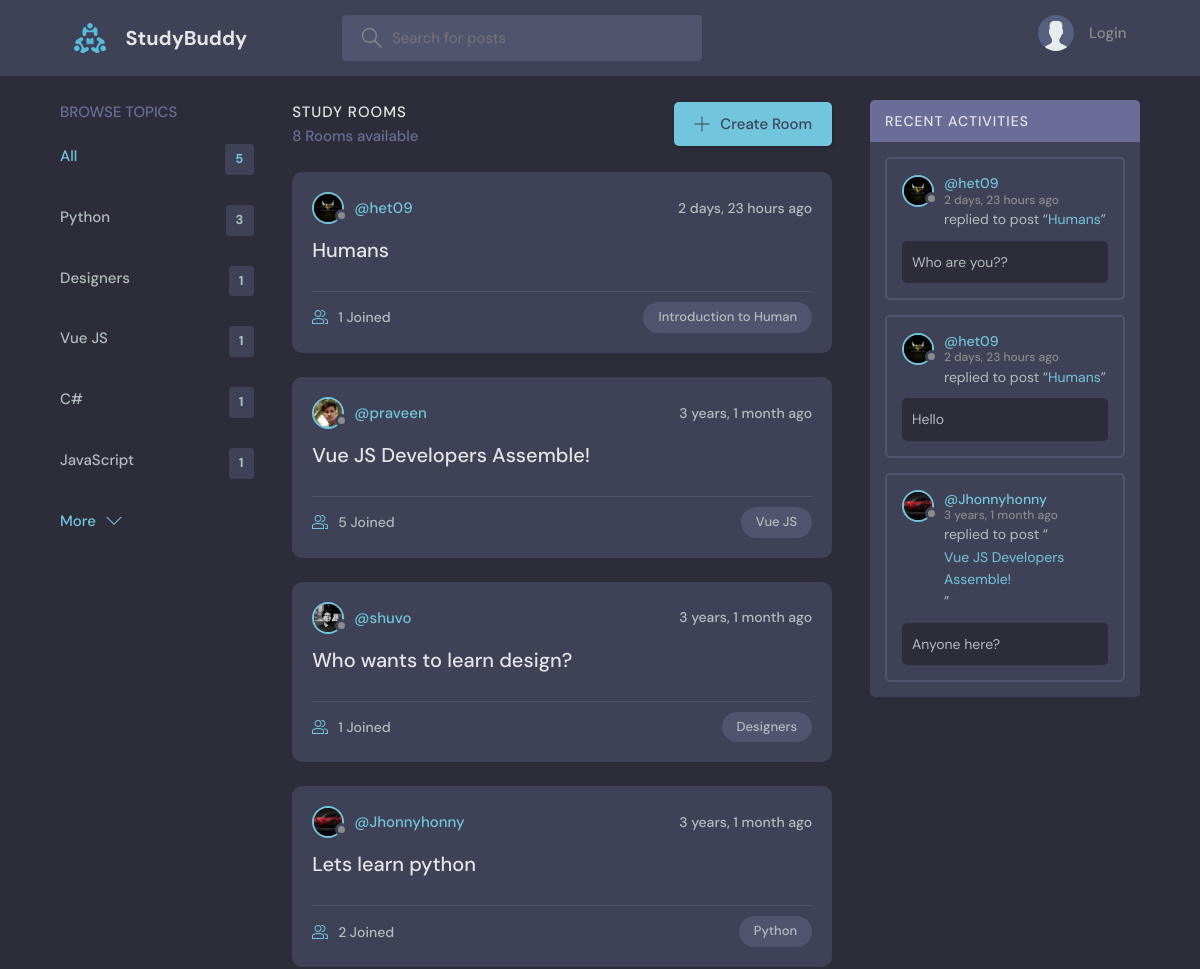
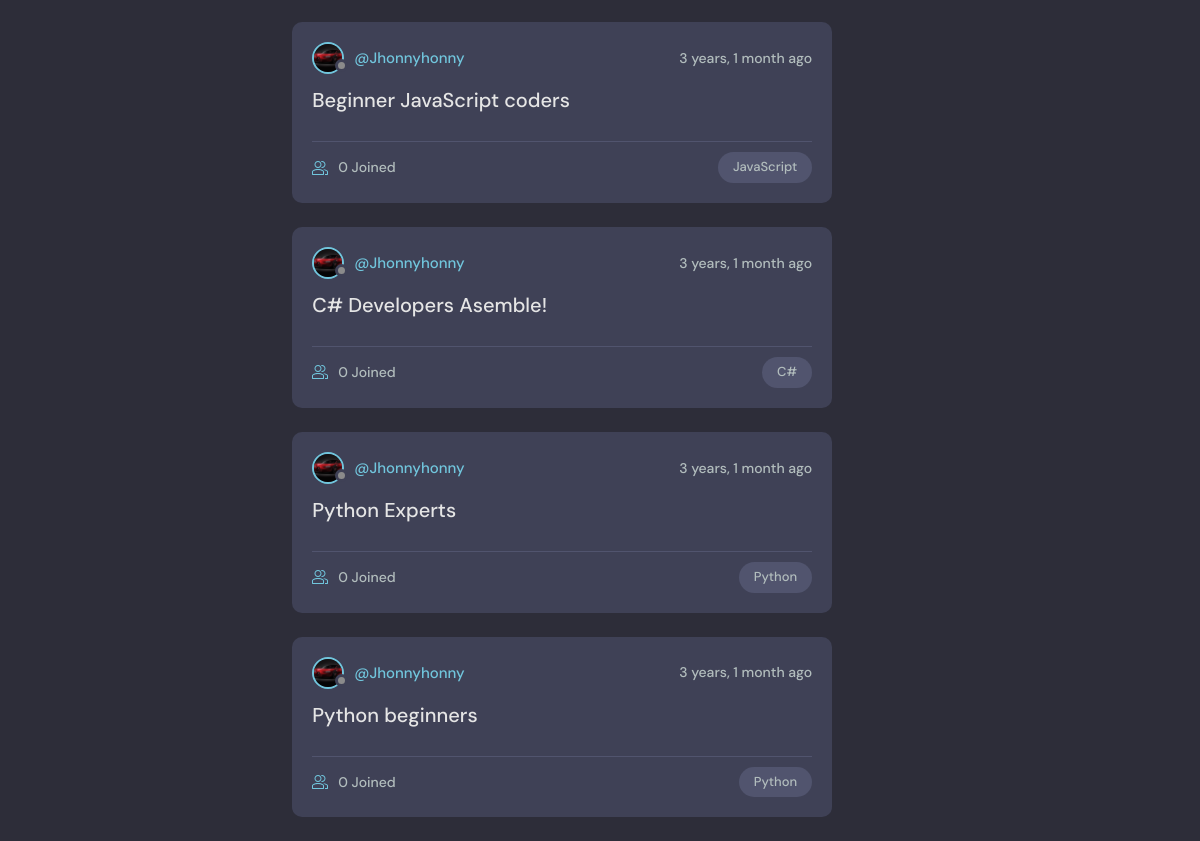
Before: / with the older database file (2 pictures, top to bottom).
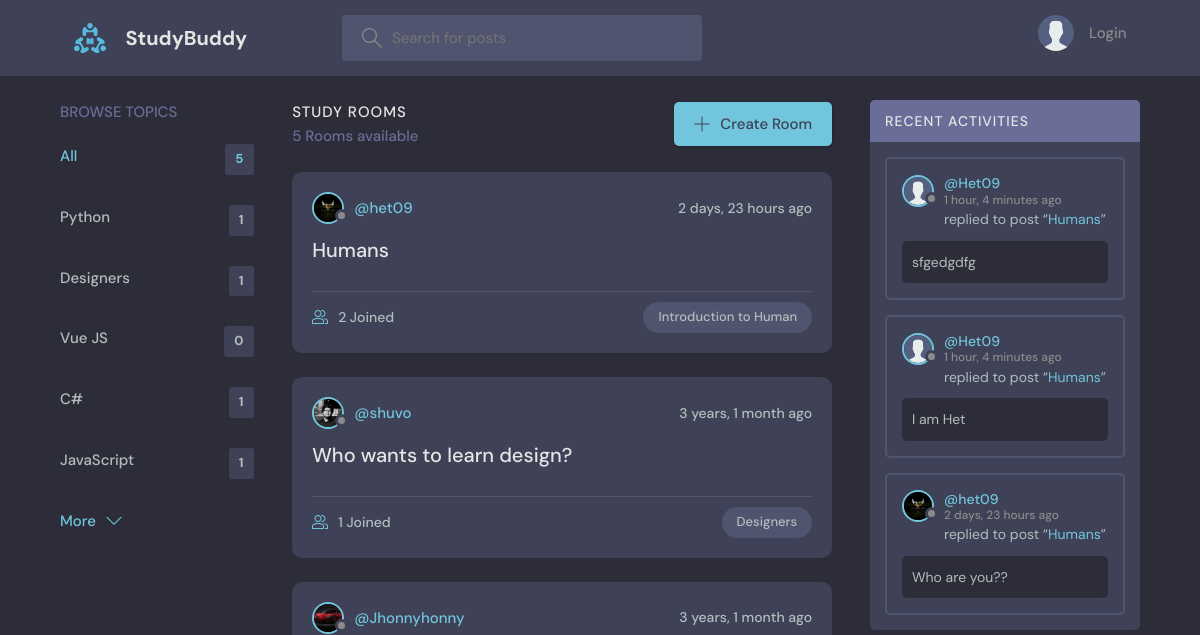
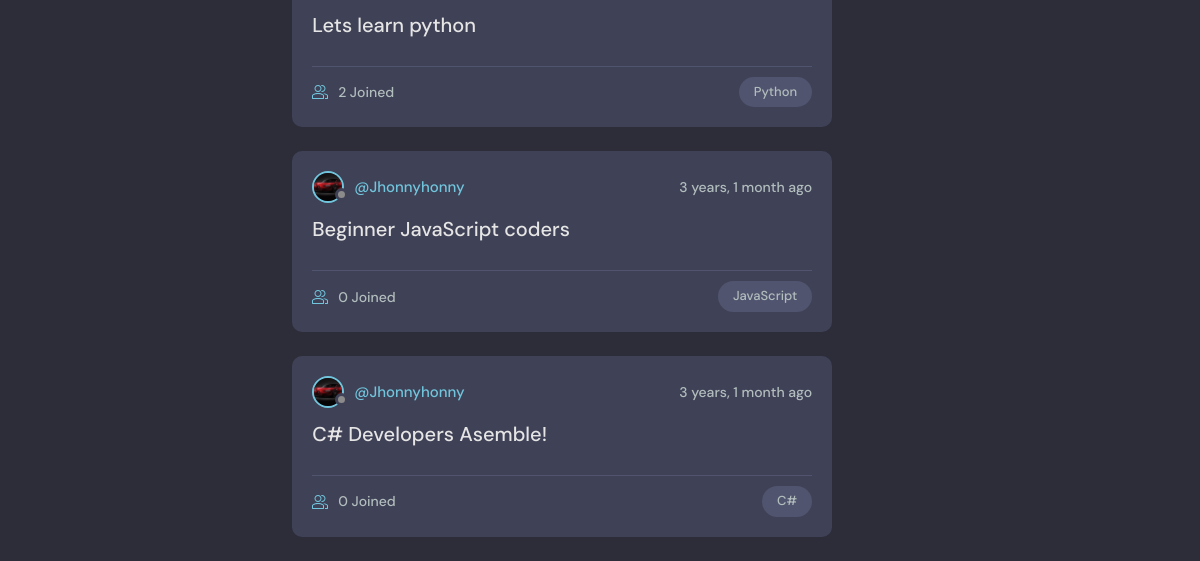
After: the same page with the newer database file (2 pictures, top to bottom).
### base/models.py (models this page shows, shortened)
class Topic(models.Model):
    name = models.CharField(max_length=200)

class Room(models.Model):
    host = models.ForeignKey(User, on_delete=models.SET_NULL, null=True)
    topic = models.ForeignKey(Topic, on_delete=models.SET_NULL, null=True)
    name = models.CharField(max_length=200)
    description = models.TextField(null=True, blank=True)
    participants = models.ManyToManyField(
        User, related_name='participants', blank=True)
    updated = models.DateTimeField(auto_now=True)
    created = models.DateTimeField(auto_now_add=True)
    class Meta:
        ordering = ['-updated', '-created']
    def __str__(self):
        return self.name

class User(AbstractUser):
    name = models.CharField(max_length=200, null=True)
    email = models.EmailField(unique=True, null=True)
    bio = models.TextField(null=True)
    avatar = models.ImageField(null=True, default="avatar.svg")
    USERNAME_FIELD = 'username'
    REQUIRED_FIELDS = []

class Message(models.Model):
    user = models.ForeignKey(User, on_delete=models.CASCADE)
    room = models.ForeignKey(Room, on_delete=models.CASCADE)
    body = models.TextField()
    updated = models.DateTimeField(auto_now=True)
    created = models.DateTimeField(auto_now_add=True)
    class Meta:
        ordering = ['-updated', '-created']

### base/views.py (the view)
# urls.py: path('', views.home, name="home"),
def home(request):
    q = request.GET.get('q') if request.GET.get('q') != None else ''
    rooms = Room.objects.filter(
        Q(topic__name__icontains=q) |
        Q(name__icontains=q) |
        Q(description__icontains=q)
    )
    topics = Topic.objects.all()[0:5]
    room_count = rooms.count()
    room_messages = Message.objects.filter(
        Q(room__topic__name__icontains=q))[0:3]
    context = {'rooms': rooms, 'topics': topics,
               'room_count': room_count, 'room_messages': room_messages}
    return render(request, 'base/home.html', context)

### base/templates/base/home.html (shortened to what this page needs)
{% extends 'main.html' %}
{% block content %}
<main class="layout layout--3">
  <div class="container">
    {% include 'base/topics_component.html' %}
    <div class="roomList">
      <div class="roomList__header">
        <div>
          <h2>Study Rooms</h2>
          <p>{{room_count}} Rooms available</p>
        </div>
        <a class="btn btn--main" href="{% url 'create-room' %}">
          <svg version="1.1" xmlns="http://www.w3.org/2000/svg" width="32" height="32" viewBox="0 0 32 32">
            <title>add</title>
            <path
              d="M16.943 0.943h-1.885v14.115h-14.115v1.885h14.115v14.115h1.885v-14.115h14.115v-1.885h-14.115v-14.115z">
            </path>
          </svg>
          Create Room
        </a>
      </div>
      {% include 'base/feed_component.html' %}
    </div>
    {% include 'base/activity_component.html' %}
  </div>
</main>
{% endblock %}

### base/templates/base/topics_component.html
<div class="topics">
    <div class="topics__header">
        <h2>Browse Topics</h2>
    </div>
    <ul class="topics__list">
        <li>
            <a href="{% url 'home' %}" class="active">All <span>{{topics.count}}</span></a>
        </li>
        {% for topic in topics %}
        <li>
            <a href="{% url 'home' %}?q={{topic.name}}">{{topic.name}}<span>{{topic.room_set.all.count}}</span></a>
        </li>
        {% endfor %}
    </ul>
    <a class="btn btn--link" href="{% url 'topics' %}">
        More
        <svg version="1.1" xmlns="http://www.w3.org/2000/svg" width="32" height="32" viewBox="0 0 32 32">
            <title>chevron-down</title>
            <path d="M16 21l-13-13h-3l16 16 16-16h-3l-13 13z"></path>
        </svg>
    </a>
</div>

### base/templates/base/feed_component.html (shortened to what this page needs)
{% for room in rooms %}
<div class="roomListRoom">
    <div class="roomListRoom__header">
        <a href="{% url 'user-profile' room.host.id %}" class="roomListRoom__author">
            <div class="avatar avatar--small">
                <img src="{{room.host.avatar.url}}" />
            </div>
            <span>@{{room.host.username}}</span>
        </a>
        <div class="roomListRoom__actions">
            <span>{{room.created|timesince}} ago</span>
        </div>
    </div>
    <div class="roomListRoom__content">
        <a href="{% url 'room' room.id %}">{{room.name}}</a>
    </div>
    <div class="roomListRoom__meta">
        <a href="{% url 'room' room.id %}" class="roomListRoom__joined">
            {{room.participants.all.count}} Joined
        </a>
        <p class="roomListRoom__topic">{{room.topic.name}}</p>
    </div>
</div>
{% endfor %}

### base/templates/base/activity_component.html (shortened to what this page needs)
<div class="activities">
    <div class="activities__header">
        <h2>Recent Activities</h2>
    </div>
    {% for message in room_messages %}
    <div class="activities__box">
        <div class="activities__boxHeader roomListRoom__header">
            <a href="{% url 'user-profile' message.user.id %}" class="roomListRoom__author">
                <div class="avatar avatar--small">
                    <img src="{{message.user.avatar.url}}" />
                </div>
                <p>
                    @{{message.user.username}}
                    <span>{{message.created|timesince}} ago</span>
                </p>
            </a>
        </div>
        <div class="activities__boxContent">
            <p>replied to post “<a href="{% url 'room' message.room.id %}">{{message.room}}</a>”</p>
            <div class="activities__boxRoomContent">{{message.body}}</div>
        </div>
    </div>
    {% endfor %}
</div>

Changed rows visible on the page:
removed Room: host.avatar (picture), host.username "praveen", created "3 years, 1 month", name "Vue JS Developers Assemble!", participants.all.count "5", topic.name "Vue JS"
removed Room: host.avatar (picture), host.username "Jhonnyhonny", created "3 years, 1 month", name "Python Experts", participants.all.count "0", topic.name "Python"
removed Room: host.avatar (picture), host.username "Jhonnyhonny", created "3 years, 1 month", name "Python beginners", participants.all.count "0", topic.name "Python"
no longer on this page (row unchanged): Message: user.avatar (picture), user.username "het09", created "2 days, 23 hours", room "Humans", body "Hello"
removed Message: user.avatar (picture), user.username "Jhonnyhonny", created "3 years, 1 month", room "Vue JS Developers Assemble!", body "Anyone here?"
computed for Topic "Python": room_set.all.count "3" → "1"
computed for Topic "Vue JS": room_set.all.count "1" → "0"
computed for Room "Humans": participants.all.count "1" → "2"
added Message: user.avatar (placeholder picture), user.username "Het09", created "1 hour, 4 minutes", room "Humans", body "sfgedgdfg"
added Message: user.avatar (placeholder picture), user.username "Het09", created "1 hour, 4 minutes", room "Humans", body "I am Het"
Other visible differences:
{{ room_count }}: "8" → "5"
